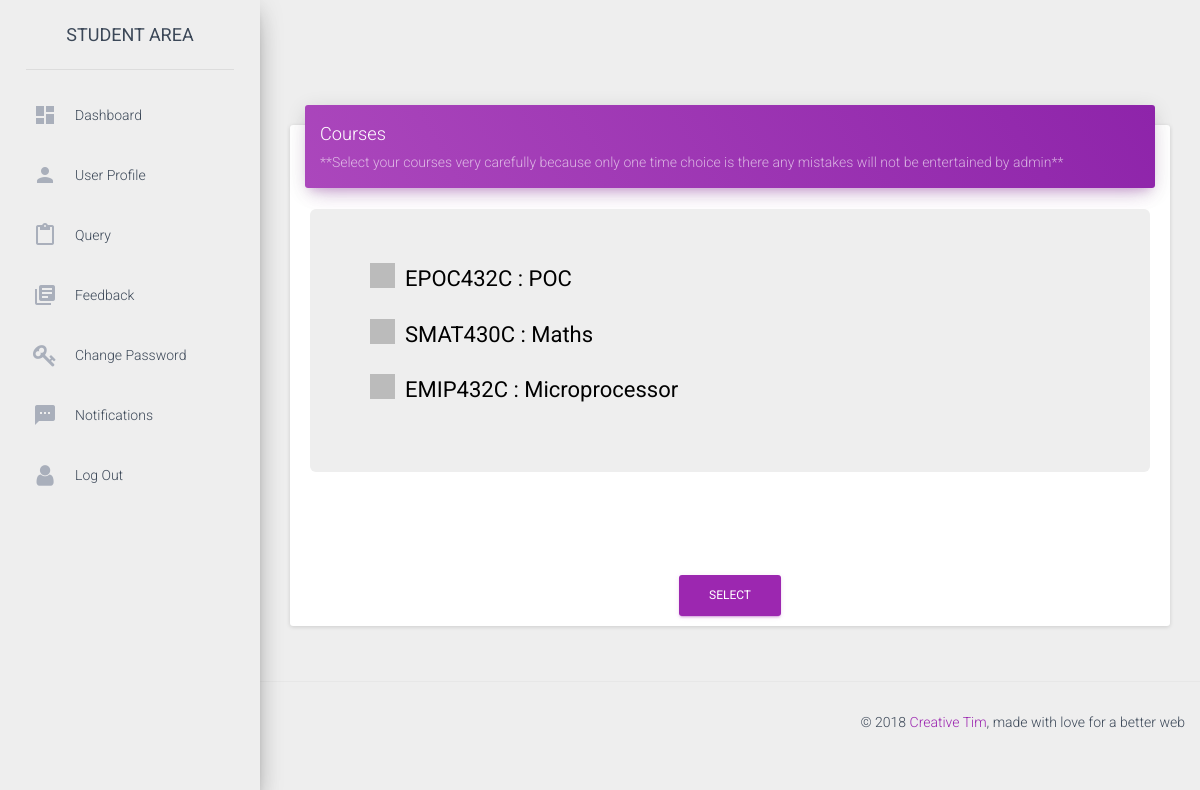
Page /courses (signed in) on the earlier database version.
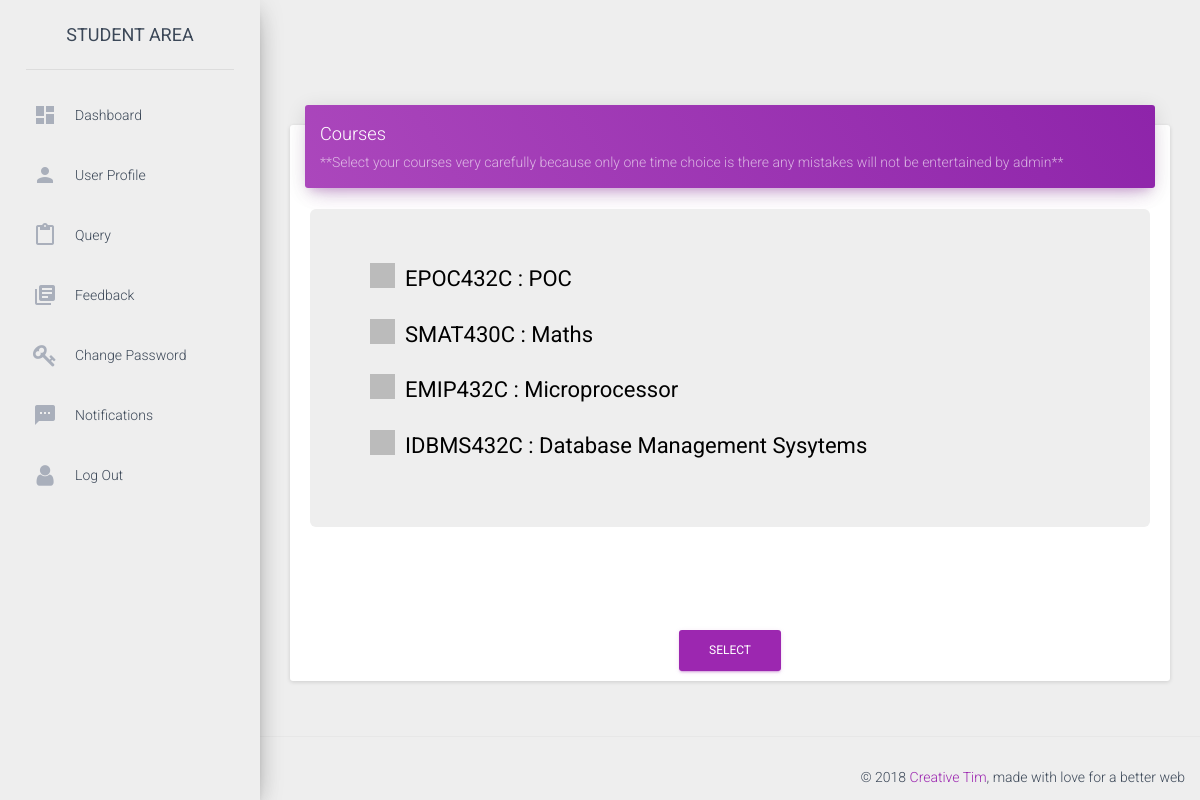
Same page on the later database version.
### app.py (models this page shows)
class courses(db.Model):
	__tablename__ = 'courses'
	column_display_pk = True
	course_code = db.Column(db.String(20), primary_key=True)
	course_name = db.Column(db.String(40))
	credits = db.Column(db.Integer)
	semester = db.Column(db.Integer)
	department = db.Column(db.String(40))

### app.py (the view)
@app.route('/courses',methods = ['GET','POST'])
def courses():
	global current
	course = None
	if session.get('logged_in'):
		conn = sqlite3.connect('students.sqlite3')
		cur = conn.cursor()
		cur.execute("SELECT * FROM users WHERE username = (?)",(current,))
		users = cur.fetchone()
		cur.execute("SELECT type1 from users where username = (?)",(current,))
		type1 = cur.fetchone()[0]
		if type1 == "Student" :
			cur.execute("SELECT semester from users where username = (?)",(current,))
			sem = int(cur.fetchone()[0])
			cur.execute("SELECT course_code,course_name from courses where semester = (?) ",(sem,))
			course = cur.fetchall()
		else :
			cur.execute("SELECT course_code,course_name from courses order by semester ")
			course = cur.fetchall()
		if request.method=="POST":
			for course_c in course:
				if request.form.get(course_c[0],):
					cur.execute("INSERT into users_courses (course_code,useremail) values (?,?)",(course_c[0],current+"@iiita.ac.in"))
					conn.commit()
			return redirect(url_for('dashboard',id=current))
		exist = None
		cur.execute("SELECT * FROM users_courses WHERE useremail = (?)",(current+"@iiita.ac.in",))
		users_cour = cur.fetchall()
		if users_cour != []:
			exist = True
		return render_template("courses.html",users=users,courses=course,exist=exist)
	return redirect(url_for('login'))

### templates/courses.html (shortened to what the changed rows need)
<!doctype html>
<html lang="en">
<head>
    <link href="../static/css/bootstrap.min.css" rel="stylesheet" />
    <link href="../static/css/material-dashboard.css?v=1.2.0" rel="stylesheet" />
    <link href="../static/css/demo.css" rel="stylesheet" />
    <link href="http://maxcdn.bootstrapcdn.com/font-awesome/latest/css/font-awesome.min.css" rel="stylesheet">
</head>
<body>
    <div class="wrapper">
        <div class="main-panel">
            <div class="content">
                <div class="container-fluid">
                    <div class="card">
                        <form method="POST" action="">
                        <div class="card-content">
                            <div class="row">
                                <div class="col-md-12">
                                    <div class="jumbotron" style="">
                                        {% for course in courses %}
                    					<div class="row">
                    					<div class="col-md-12">
                    						<label class="container">{{course[0].upper()}} : {{course[1]}}
                      						<span class="checkmark"></span>
                    						</label>
                    					</div>
                                        </div>
                                        {% endfor %}
                                    </div>
                                </div>
                            </div>
                            <br>
                            <br>
                        </div>
                    </form>
                    </div>
                </div>
            </div>
        </div>
    </div>
</body>
</html>

Differences in the rows shown:
added courses: course_code "IDBMS432C", course_name "Database Management Sysytems"
